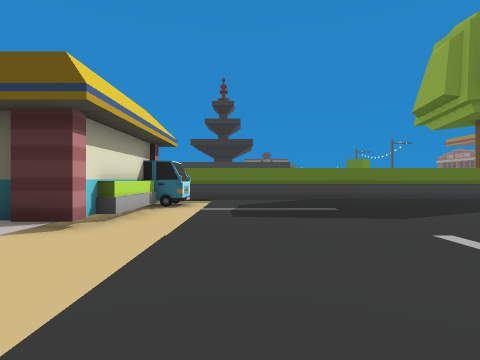
view 1 (above)

24 first-person views from a walk through a scene from a Unity 3-D project. The camera is 1.4 m above the floor, looks level and sees 80° across. The floor is counted in squares, 2 m on a side. Each view is taken from the middle of a square. On the plan, view 1 faces up. The plan holds only what a view shows up to about 10 squares ahead; the rest is blank. The place goes on beyond the plan. The player is left out. Some animated figures are left out. Some surface patterns are stand-ins.

view 2
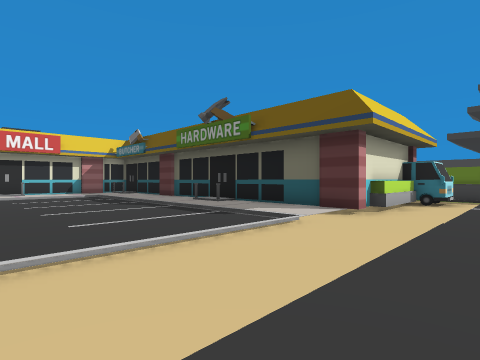

view 3
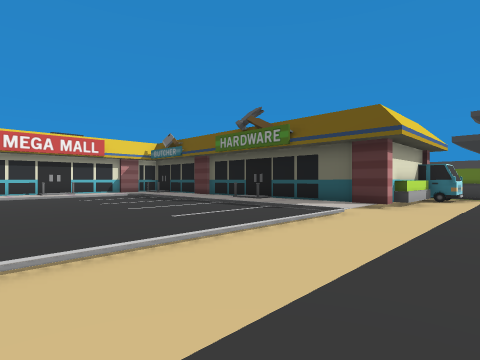

view 4
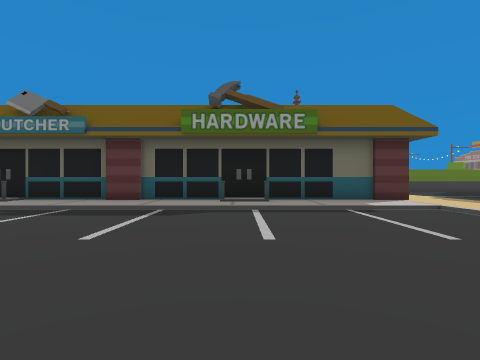

view 5
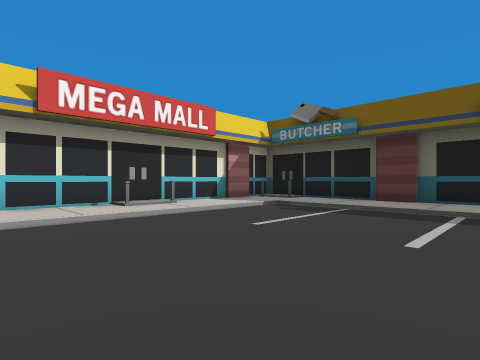

view 6
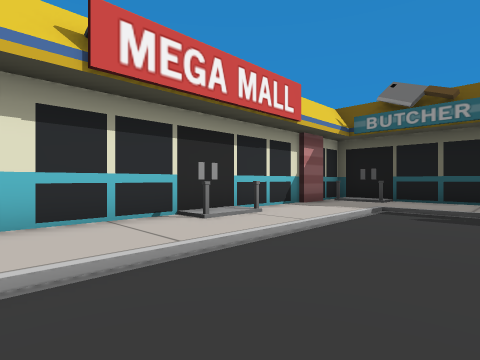

view 7
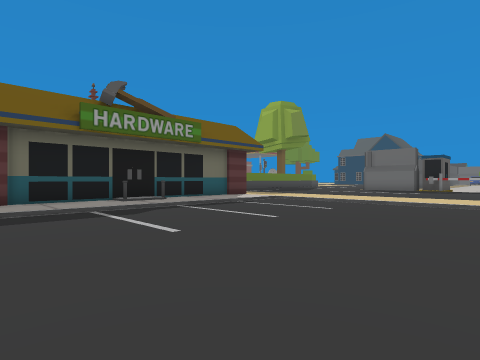

view 8
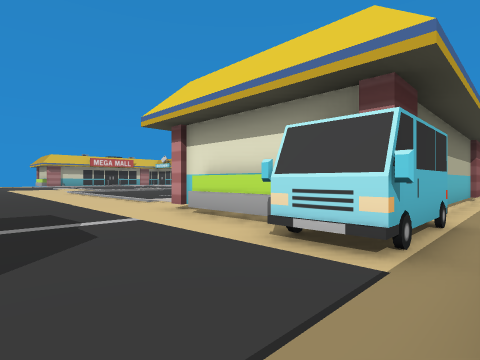

view 9
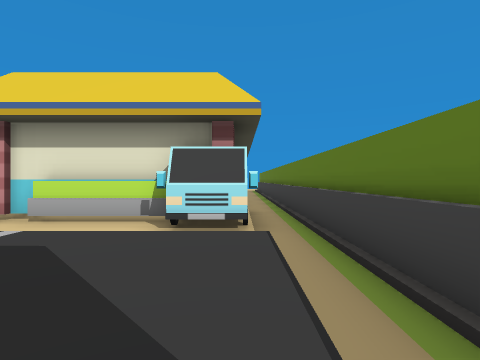

view 10
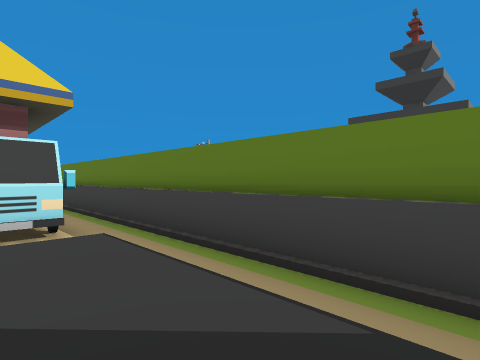

view 11
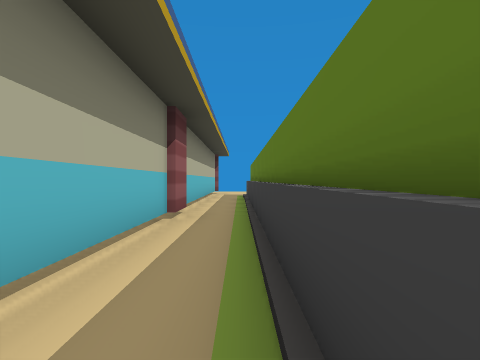

view 12
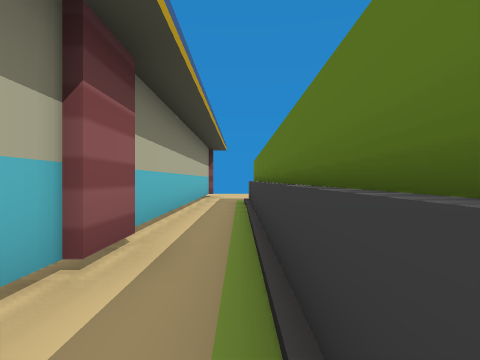

view 13
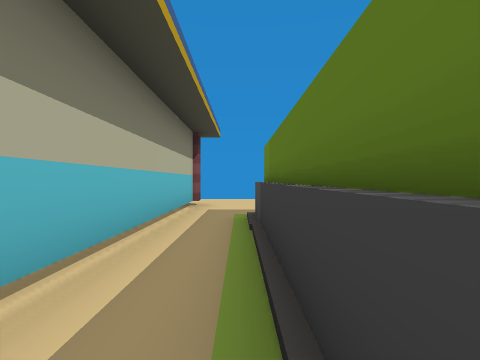

view 14
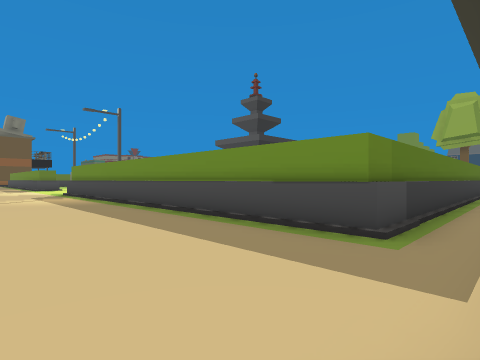

view 15
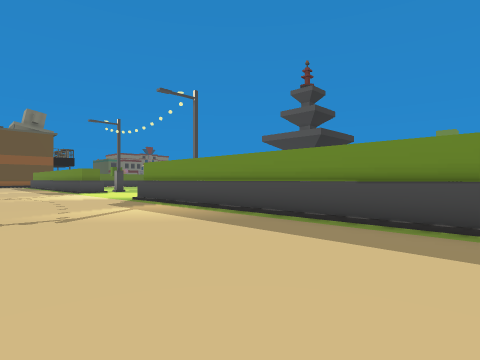

view 16
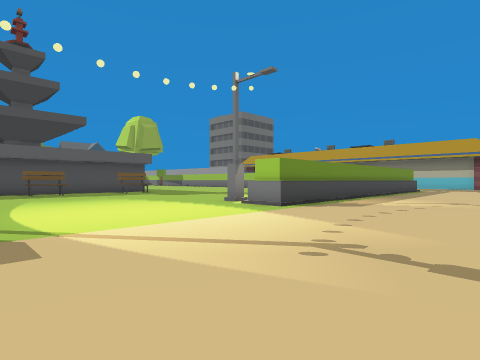

view 17
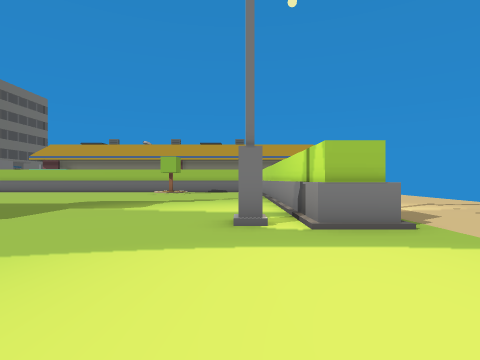

view 18
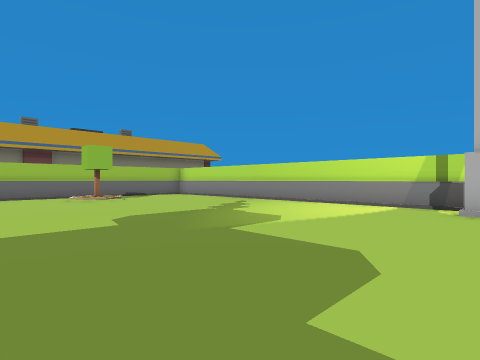

view 19
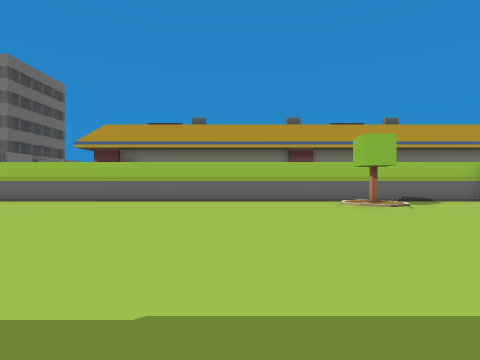

view 20
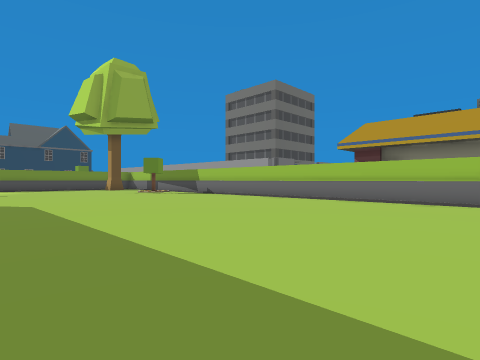

view 21
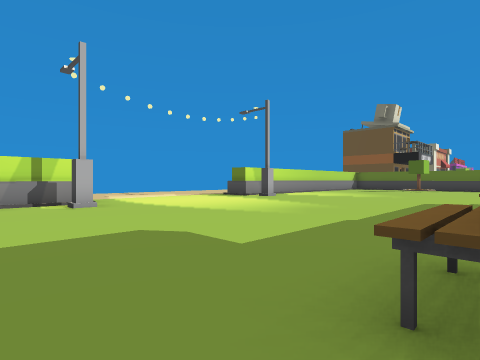

view 22
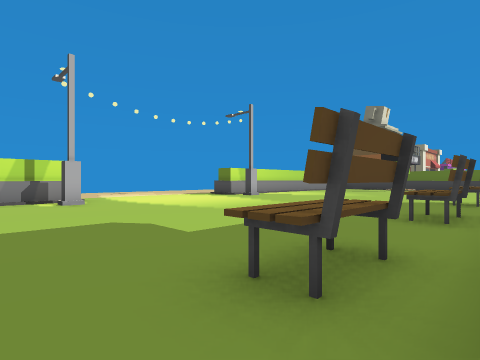

view 23
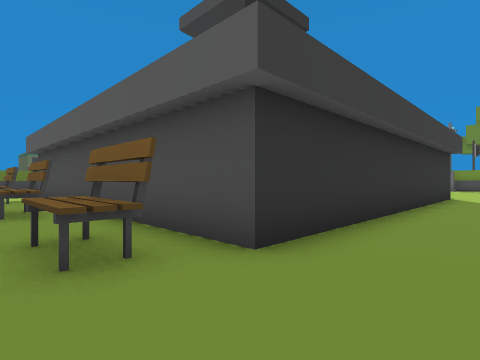

view 24
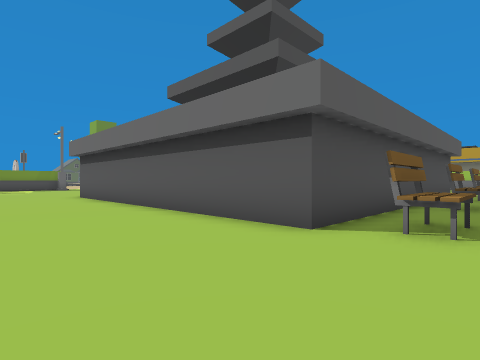

### Floor plan
Key: @ floor where view 1 was taken; # wall or solid block; . main floor; : floor 0.25 m higher than the main floor; / step, stairs or slope; O other object.
Columns run from 23 left of view 1 to 3 right of it. Each row starts with its distance up from view 1.
 37               ......
 36               .............
 35               .............
 34              .............
 33             ...O##########
 32            ....O#
 31 ......    ......#
 30 ................#
 29 ...............O#
 28 ...............O#
 27 ................#
 26 ................#
 25  ..............O#
 24  ....###.......O#
 23  ....##.........###########
 22  ....##....................
 21 .....##....................
 20 .....##....................
 19 .....##....................
 18 .....# ...................
 17 .....#  .................
 16 .....#   ...............
 15 .....#  ..OO...........
 14  ....# ...OO..........
 13  ....# ...............
 12  ....######################
 11 .....//////////////////////
 10 ...........#.......OOO/::::
  9   #########.#####   OO/::::
  8                    .#./::::
  7                    .#./::::
  6                    .#./::::
  5        ##############./::::
  4        ##::::::##:::/./::::
  3       #::////////////./::::
  2       #::..........././:::
  1       #::..........././::
  0        #:..........././@
 -1        #:..........././:
 -2       #::..........././:
 -3       #::..........././:
 -4       #::........ .././:

Where each view was taken, in squares from view 1:
view 1: 0 up, 0 right, facing up
view 2: 2 down, 0 right, facing up-left
view 3: 4 down, 0 right, facing up-left
view 4: 4 down, 8 left, facing up
view 5: 4 down, 9 left, facing up-left
view 6: 4 down, 12 left, facing up-left
view 7: 4 down, 12 left, facing up-right
view 8: 11 up, 1 right, facing down-left
view 9: 10 up, 3 right, facing left
view 10: 9 up, 3 right, facing up-left
view 11: 11 up, 6 left, facing left
view 12: 11 up, 9 left, facing left
view 13: 11 up, 13 left, facing left
view 14: 10 up, 22 left, facing up-right
view 15: 15 up, 23 left, facing up-right
view 16: 31 up, 23 left, facing down-right
view 17: 29 up, 16 left, facing down
view 18: 25 up, 9 left, facing down-left
view 19: 22 up, 9 left, facing down
view 20: 22 up, 8 left, facing down-right
view 21: 22 up, 8 left, facing up-left
view 22: 22 up, 7 left, facing up-left
view 23: 21 up, 9 left, facing up-right
view 24: 37 up, 9 left, facing down-right
